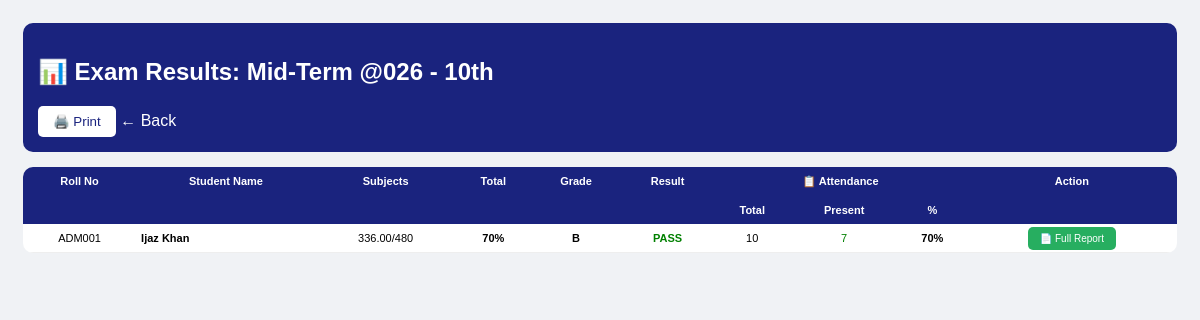
Screenshot of /modules/exams/results.php?exam=Mid-Term+@026&class=10th (signed in) with the database file from the repository.
### tables this page shows
CREATE TABLE `students` (
  `id` int(11) NOT NULL,
  `admission_no` varchar(20) NOT NULL,
  `first_name` varchar(50) NOT NULL,
  `last_name` varchar(50) DEFAULT NULL,
  `father_name` varchar(100) DEFAULT NULL,
  `mother_name` varchar(100) DEFAULT NULL,
  `dob` date DEFAULT NULL,
  `gender` enum('Male','Female','Other') DEFAULT NULL,
  `class` varchar(20) DEFAULT NULL,
  `section` varchar(10) DEFAULT NULL,
  `phone` varchar(20) DEFAULT NULL,
  `email` varchar(100) DEFAULT NULL,
  `address` text DEFAULT NULL,
  `photo` varchar(255) DEFAULT 'default.png',
  `admission_date` date DEFAULT NULL,
  `status` tinyint(4) DEFAULT 1,
  `created_at` timestamp NOT NULL DEFAULT current_timestamp()
);

### modules/exams/results.php (the view, shortened to what this page needs)
<?php
require_once '../../shared/config.php';
$exam_name = $_GET['exam'] ?? '';
$class = $_GET['class'] ?? '';
$students = $conn->query("SELECT s.*,
    (SELECT COUNT(*) FROM attendance WHERE student_id=s.id) as total_days,
    (SELECT COUNT(*) FROM attendance WHERE student_id=s.id AND status='Present') as present_days,
    (SELECT COUNT(*) FROM attendance WHERE student_id=s.id AND status='Absent') as absent_days,
    (SELECT COUNT(*) FROM attendance WHERE student_id=s.id AND status='Late') as late_days
    FROM students s WHERE s.class='$class' AND s.status=1 ORDER BY s.first_name");
?>
<!DOCTYPE html>
<html>
<head>
</head>
<body>
<div class="header">
    <h2>📊 Exam Results: <?php echo $exam_name; ?> - <?php echo $class; ?></h2>
    <div>
        <button onclick="window.print()" style="padding:8px 15px;background:white;color:#1a237e;border:none;border-radius:5px;cursor:pointer;">🖨️ Print</button>
        <a href="./">← Back</a>
    </div>
</div>
<div class="card">
    <table>
        <thead>
            <tr>
                <th>Roll No</th>
                <th>Student Name</th>
                <th>Subjects</th>
                <th>Total</th>
                <th>Grade</th>
                <th>Result</th>
                <th colspan="3">📋 Attendance</th>
                <th>Action</th>
            </tr>
            <tr>
                <th></th><th></th><th></th><th></th><th></th><th></th>
                <th>Total</th><th>Present</th><th>%</th>
                <th></th>
            </tr>
        </thead>
        <tbody>
            <?php while($s = $students->fetch_assoc()):
                $marks_query = $conn->query("SELECT SUM(r.marks_obtained) as obt, SUM(e.max_marks) as max
                    FROM results r JOIN exams e ON r.exam_id=e.id
                    WHERE r.student_id={$s['id']} AND e.exam_name='$exam_name'");
                $marks = $marks_query->fetch_assoc();
                $obt = $marks['obt'] ?? 0;
                $max = $marks['max'] ?? 0;
                $per = $max > 0 ? round(($obt/$max)*100) : 0;
                $grade = $per>=90?'A+':($per>=80?'A':($per>=70?'B':($per>=60?'C':($per>=50?'D':($per>=40?'E':'F')))));
                $total_days = $s['total_days'] ?? 0;
                $present_days = $s['present_days'] ?? 0;
                $att_per = $total_days > 0 ? round(($present_days/$total_days)*100) : 0;
            ?>
                <tr>
                    <td><?php echo $s['admission_no']; ?></td>
                    <td style="text-align:left;"><strong><?php echo $s['first_name'].' '.$s['last_name']; ?></strong></td>
                    <td><?php echo $obt; ?>/<?php echo $max; ?></td>
                    <td><strong><?php echo $per; ?>%</strong></td>
                    <td><strong><?php echo $grade; ?></strong></td>
                    <td class="<?php echo $per>=40?'pass':'fail'; ?>"><?php echo $per>=40?'PASS':'FAIL'; ?></td>
                    <td><?php echo $total_days; ?></td>
                    <td style="color:green;"><?php echo $present_days; ?></td>
                    <td><strong><?php echo $att_per; ?>%</strong></td>
                    <td>
                        <a href="student-report.php?student_id=<?php echo $s['id']; ?>&exam=<?php echo urlencode($exam_name); ?>" class="btn btn-report" target="_blank">📄 Full Report</a>
                    </td>
                </tr>
            <?php endwhile; ?>
        </tbody>
    </table>
</div>
</body>
</html>

### modules/exams/results.php (style rules this page uses)
body { font-family: Arial; background: #f0f2f5; padding: 15px; }
.header { background: #1a237e; color: white; padding: 15px; border-radius: 10px; margin-bottom: 15px; }
.header a { color: white; text-decoration: none; }
.card { background: white; border-radius: 10px; overflow: hidden; margin-bottom: 20px; }
table { width: 100%; border-collapse: collapse; font-size: 11px; }
th { background: #1a237e; color: white; padding: 8px 5px; }
td { padding: 8px 5px; text-align: center; border-bottom: 1px solid #eee; }
.pass { color: green; font-weight: bold; }
.btn { padding: 6px 12px; border-radius: 5px; text-decoration: none; color: white; font-size: 10px; }
.btn-report { background: #27ae60; }

### rows the page displays
students: admission_no "ADM001", first_name "Ijaz", last_name "Khan", obt "336.00", max "480", per "70", grade "B", total_days "10", present_days "7", att_per "70"

### other values shown
$exam_name "Mid-Term @026"
$class "10th"
